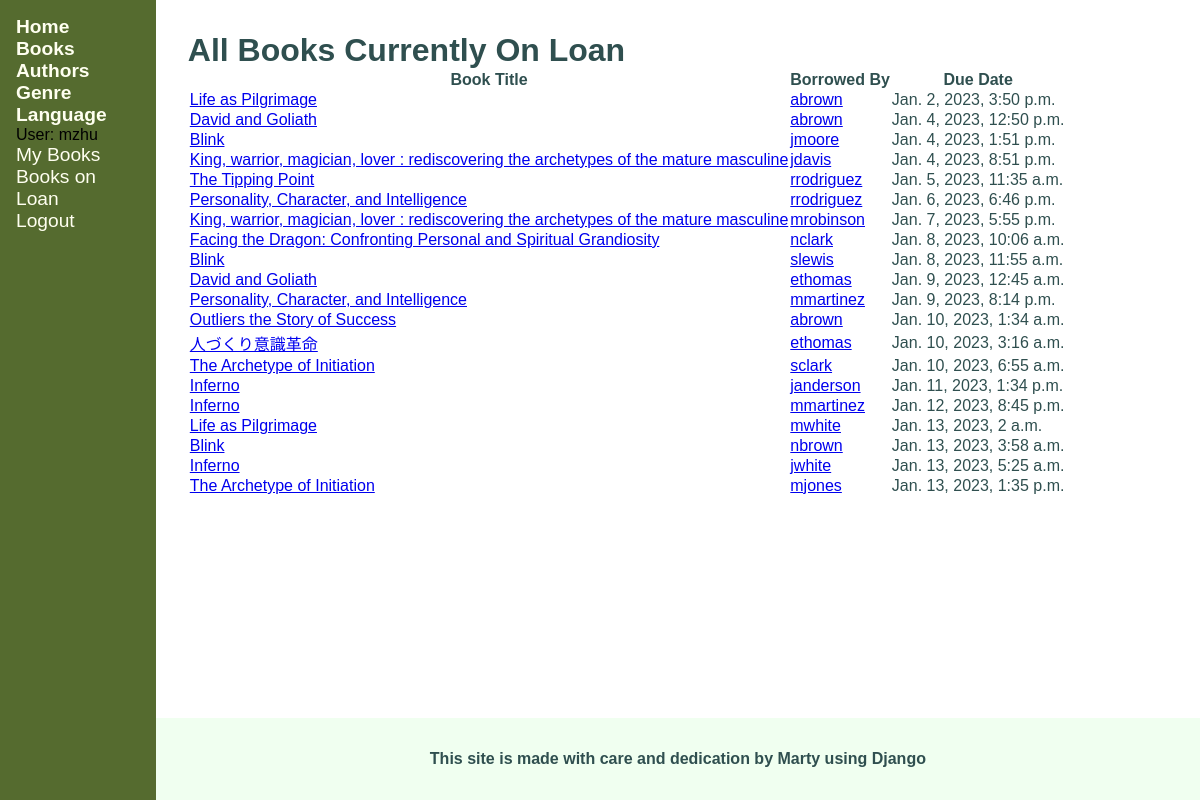
/catalog/librarian/booksloaned/ (signed in), run on an earlier commit of the app's database.
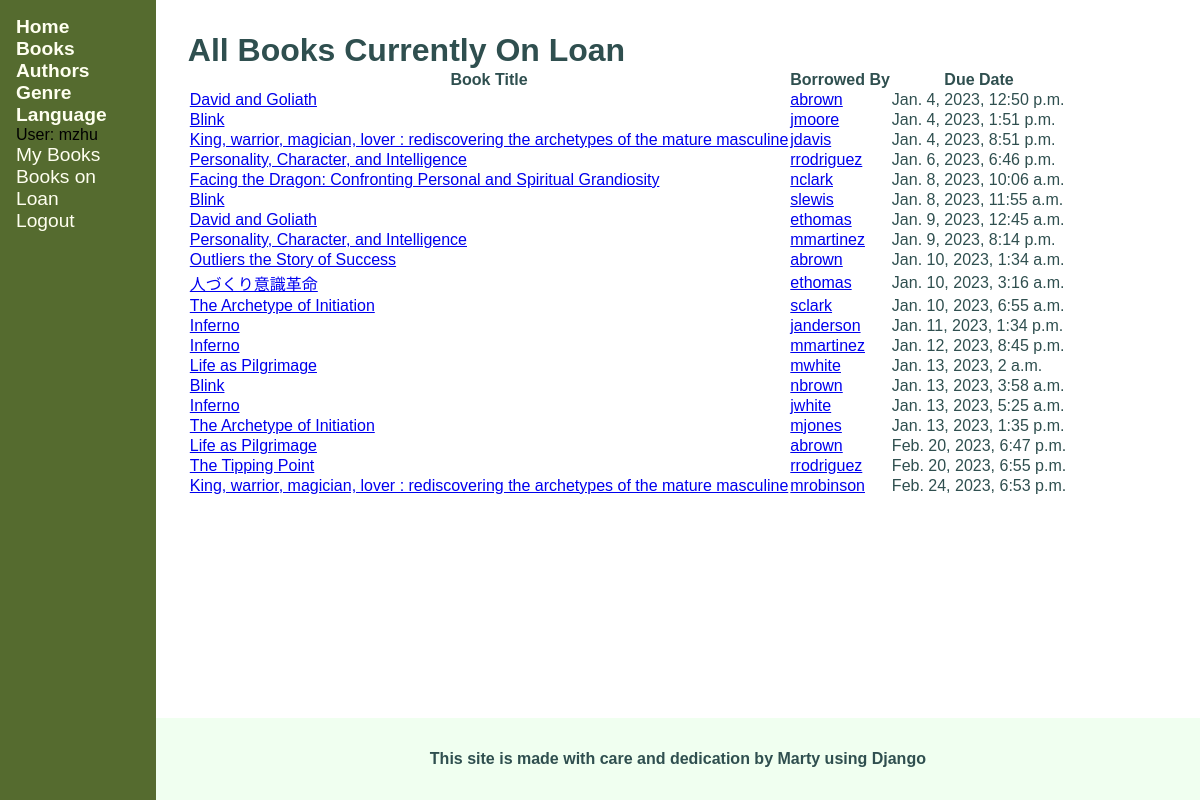
And on a later commit of the database.
### catalog/models.py (models this page shows, shortened)
class BookInstance(models.Model):
    STATUS_MAINTENANCE = 'm'
    STATUS_LOANED = 'o'
    STATUS_AVAILABLE = 'a'
    STATUS_RESERVED = 'r'
    LOAN_STATUS = (
        (STATUS_MAINTENANCE, 'Maintenance'),
        (STATUS_LOANED, 'On Loan'),
        (STATUS_AVAILABLE, 'Available'),
        (STATUS_RESERVED, 'Reserved'),
    )
    copy_id = models.UUIDField(default=uuid.uuid4, help_text='The ID of the book in the catalog\'s stock', primary_key=True, editable=False)
    loaned_on = models.DateTimeField(blank=True, null=True)
    due_back = models.DateTimeField(blank=True, null=True)
    book = models.ForeignKey(Book, on_delete=models.RESTRICT)
    imprint = models.CharField(max_length=200, blank=True)
    borrower = models.ForeignKey(User, blank=True, null=True, on_delete=models.RESTRICT)
    status = models.CharField(
        max_length=1,
        choices=LOAN_STATUS,
        default=STATUS_MAINTENANCE,
        help_text='Book availability status'
    )
    class Meta:
        ordering = ['status', 'loaned_on', 'due_back']
        permissions = (('can_mark_returned', 'Set book as returned'),)
    @property
    def is_overdue(self):
        return bool(self.due_back.date() < date.today()) if self.due_back else False

class Book(models.Model):
    title = models.CharField(max_length=200, help_text='The title of the book')
    pub_date = models.DateField(help_text='The publication date', blank=True, null=True)
    authors = models.ManyToManyField('Author', related_name='books', help_text='The name(s) of the author(s)')
    summary = models.CharField(max_length=2000, help_text='A summary of the book\'s content')
    isbn = models.IntegerField('ISBN', help_text='The ISBN number of the book', unique=True, primary_key=True, editable=False)
    genre = models.ManyToManyField('Genre', related_name='books', help_text='The genre(s) for this book')
    language = models.ForeignKey('Language', null=True, on_delete=models.SET_NULL)
    class Meta:
        ordering = ['title']

### catalog/views.py (the view)
# urls.py: path('librarian/booksloaned/', views.AllLoanedBooksLibrarianListView.as_view(), name='books-on-loan'),
class AllLoanedBooksLibrarianListView(PermissionRequiredMixin, generic.ListView):
    permission_required = ('catalog.can_mark_returned',)
    model = BookInstance
    template_name = 'catalog/bookinstance_on_loan_list.html'
    paginate_by = 20
    def get_queryset(self):
        return BookInstance.objects.filter(
            status__exact='o'
        ).order_by('due_back')

### catalog/templates/catalog/bookinstance_on_loan_list.html (shortened to what this page needs)
{% extends 'catalog/base_generic.html' %}
{% block content %}
    <h1>All Books Currently On Loan</h1>
    {% if bookinstance_list %}
    <table class="book-table">
        <tr class="table-header-row">
            <th>Book Title</th>
            <th>Borrowed By</th>
            <th>Due Date</th>
        </tr>
        {% for book_instance in bookinstance_list %}
        <tr class="table-content {% if book_instance.is_overdue %}text-danger{% endif %}">
            <td><a href="{% url 'catalog:librarian-renew-book' book_instance.copy_id %}">{{ book_instance.book.title }}</a></td>
            <td>
                <a href="{% url 'catalog:librarian-manage-member' book_instance.borrower.username %}">
                    {{ book_instance.borrower }}
                </a>
            </td>
            <td>{{ book_instance.due_back }}</td>
        </tr>
        {% endfor %}
    </table>
    {% else %}
    <p>No books are on loan at the moment.</p>
    {% endif %}
{% endblock content %}

### catalog/templates/catalog/base_generic.html (shortened to what this page needs)
<!DOCTYPE html>
<html lang="en">
<head>
    {% load static %}
    <link rel="stylesheet" href="{% static 'catalog/css/main.css' %}">
</head>
<body>
    {% include 'catalog/side_navbar.html' %}
    <div class="container">
        <main class="container">
            {% block content %}{% endblock content %}
        </main>
        {% include 'catalog/footer.html' %}
    </div>
</body>
</html>

### catalog/templates/catalog/side_navbar.html
<ul class="navbar">
    <li class="navlink"><a href="{% url 'catalog:index' %}"><strong>Home</strong></a></li>
    <li class="navlink"><a href="{% url 'catalog:books' %}"><strong>Books</strong></a></li>
    <li class="navlink"><a href="{% url 'catalog:authors' %}"><strong>Authors</strong></a></li>
    <li class="navlink"><a href="{% url 'catalog:genres' %}"><strong>Genre</strong></a></li>
    <li class="navlink"><a href="{% url 'catalog:languages' %}"><strong>Language</strong></a></li>
    {% if user.is_authenticated %}
    <li id="username" class="user-util">User: {{ user.get_username }}</li>
    <li id="user-books" class="user-util">
        <a href="{% url 'catalog:my-borrowed' %}">My Books</a>
    </li>
    {% if perms.catalog.can_mark_returned %}
    <li id="loaned-books" class="user-util">
        <a href="{% url 'catalog:books-on-loan' %}">Books on Loan</a>
    </li>
    {% endif %}
    <li class="user-util"><a href="{% url 'logout' %}?next={{ request.path }}">Logout</a></li>
    {% else %}
    <li class="user-util"><a href="{% url 'login' %}?next={{ request.path }}">Login</a></li>
    {% endif %}
</ul>

### catalog/templates/catalog/footer.html
<footer>
    <strong>
        This site is made with care and dedication by Marty using Django
    </strong>
</footer>

### catalog/static/catalog/css/main.css (style rules this page uses)
* { font-family: Helvetica, sans-serif; padding: 0; margin: 0; }
body { display: flex; flex-flow: row nowrap; }
ul.navbar { flex-grow: 1; list-style: none; background-color: darkolivegreen; padding: 1rem; }
ul.navbar a { text-decoration: none; color: ivory; font-size: larger; }
div.container { flex-grow: 9; display: flex; flex-flow: column nowrap; height: 100vh; width: 90vw; justify-content: space-between; align-items: stretch; color: darkslategray; }
main.container { padding: 2rem; }
footer { background-color: honeydew; padding: 2rem; text-align: center; }

What changed in the data, as far as the page shows it:
changed BookInstance: due_back "Jan. 2, 2023, 3:50 p.m." → "Feb. 20, 2023, 6:47 p.m."; moves down the list
changed BookInstance "The Tipping Point": due_back "Jan. 5, 2023, 11:35 a.m." → "Feb. 20, 2023, 6:55 p.m."; moves down the list
changed BookInstance "mrobinson": due_back "Jan. 7, 2023, 5:55 p.m." → "Feb. 24, 2023, 6:53 p.m."; moves down the list
